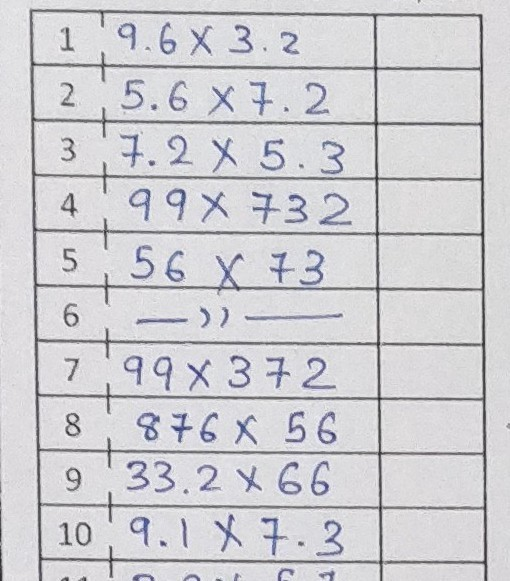
#> input picture ocr1.jpeg, 510 x 581 px
$ jupyter execute --allow-errors Untitled1.ipynb   (older library calls are emulated)
#> lines starting #> are read from the running program, lines starting #| are printed output that depends on the picture; after the words box and inside, x2 and y2 are one past the last pixel; in counts of white or black regions, pixels touching at a corner belong together
[cell 1]
import cv2
import numpy as np

[cell 2]
# Read the image
img = cv2.imread('ocr1.jpeg', 0)
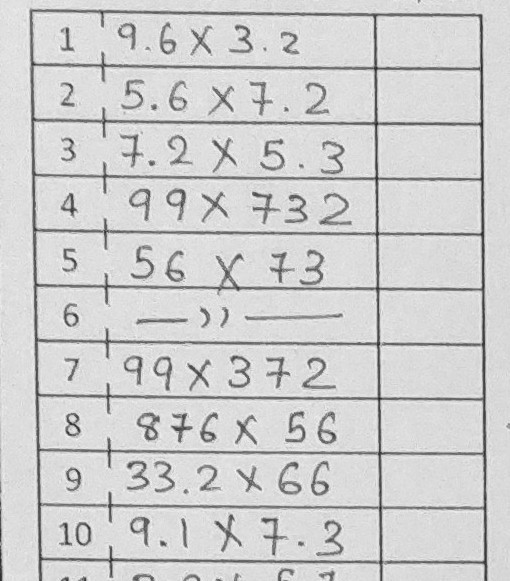
#> img: shape (581, 510); min 28, max 253, mean 207.1

# Thresholding the image
(thresh, img_bin) = cv2.threshold(img, 128, 255,cv2.THRESH_BINARY|cv2.THRESH_OTSU)
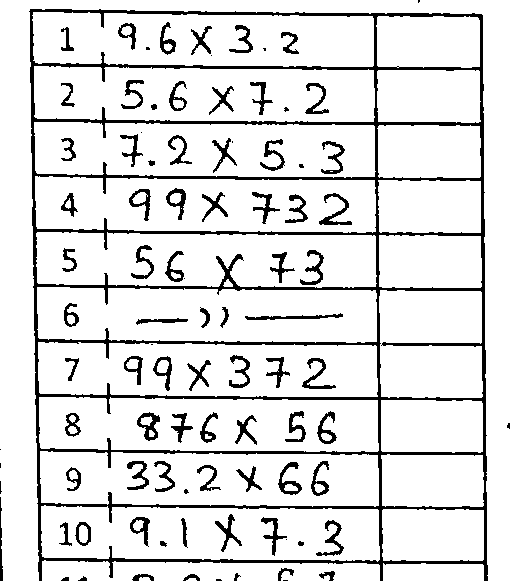
#> img_bin: shape (581, 510); 88.2% white; 94 black regions (18 under 20 px), largest, box (x1, y1, x2, y2) and area: (29, 9, 488, 581) 20924, (319, 193, 352, 225) 315, (245, 313, 343, 320) 295
#> thresh = 170
# Invert the image
img_bin = 255-img_bin
cv2.imwrite("Image_bin.jpg",img_bin)
#> Out = True

[cell 3]
import matplotlib.pyplot as plt

[cell 4]
# Defining a kernel length
kernel_length = np.array(img).shape[1]//80
#> kernel_length = 6

# A verticle kernel of (1 X kernel_length), which will detect all the verticle lines from the image.
verticle_kernel = cv2.getStructuringElement(cv2.MORPH_RECT, (1, kernel_length))
#> verticle_kernel = [1, 1, 1, 1, 1, 1]
# A horizontal kernel of (kernel_length X 1), which will help to detect all the horizontal line from the image.
hori_kernel = cv2.getStructuringElement(cv2.MORPH_RECT, (kernel_length, 1))
#> hori_kernel = [[1, 1, 1, 1, 1, 1]]
# A kernel of (3 X 3) ones.
kernel = cv2.getStructuringElement(cv2.MORPH_RECT, (3, 3))

[cell 5]
# Morphological operation to detect vertical lines from an image
img_temp1 = cv2.erode(img_bin, verticle_kernel, iterations=3)
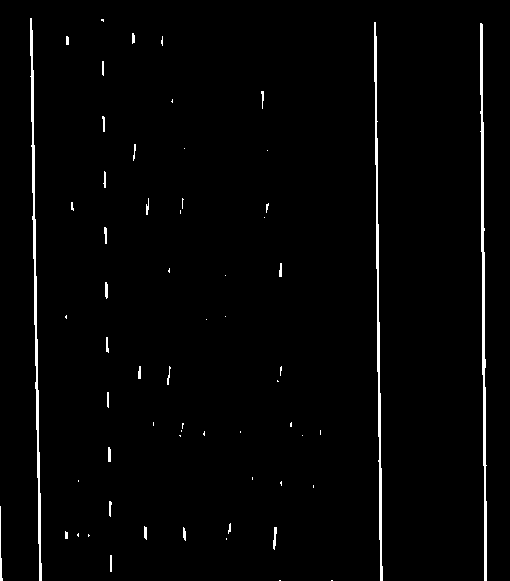
#> img_temp1: shape (581, 510); 1.9% white; 62 white regions (35 under 20 px), largest, box (x1, y1, x2, y2) and area: (480, 23, 487, 581) 1616, (30, 18, 42, 581) 1517, (374, 22, 383, 581) 1420
verticle_lines_img = cv2.dilate(img_temp1, verticle_kernel, iterations=3)
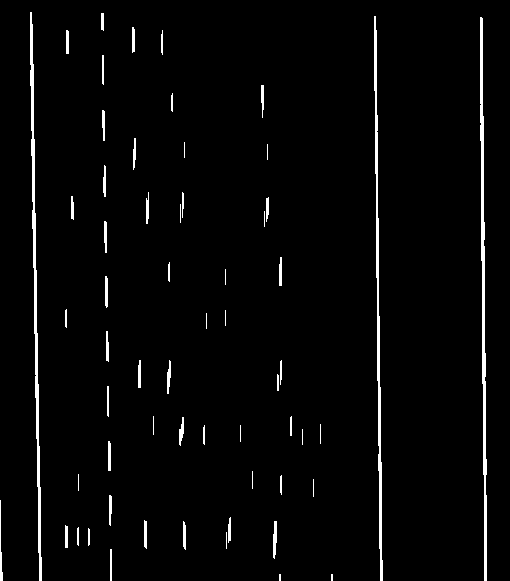
#> verticle_lines_img: shape (581, 510); 2.7% white; 60 white regions (16 under 20 px), largest, box (x1, y1, x2, y2) and area: (480, 17, 487, 581) 1769, (30, 12, 42, 581) 1730, (374, 16, 383, 581) 1558
cv2.imwrite("verticle_lines.jpg",verticle_lines_img)
# Morphological operation to detect horizontal lines from an image
img_temp2 = cv2.erode(img_bin, hori_kernel, iterations=3)
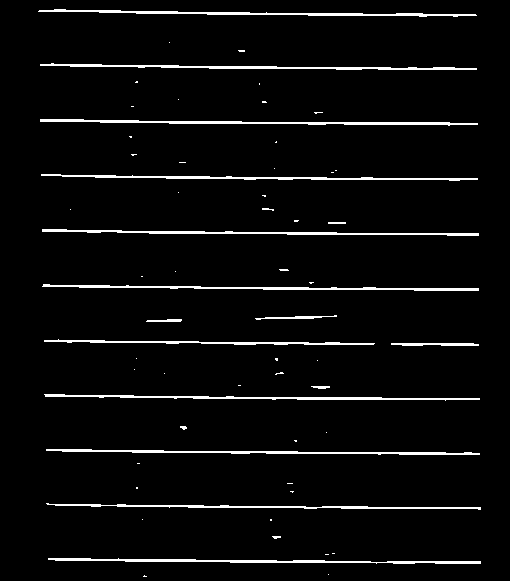
#> img_temp2: shape (581, 510); 4.1% white; 61 white regions (42 under 20 px), largest, box (x1, y1, x2, y2) and area: (40, 119, 478, 126) 1158, (48, 558, 481, 564) 1106, (38, 9, 477, 17) 1091
horizontal_lines_img = cv2.dilate(img_temp2, hori_kernel, iterations=3)
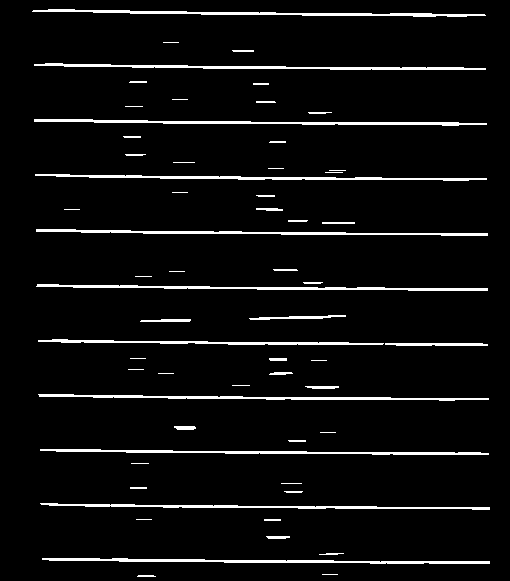
#> horizontal_lines_img: shape (581, 510); 5.1% white; 60 white regions (19 under 20 px), largest, box (x1, y1, x2, y2) and area: (34, 119, 487, 126) 1278, (42, 558, 490, 564) 1271, (32, 9, 486, 17) 1256
cv2.imwrite("horizontal_lines.jpg",horizontal_lines_img)
#> Out = True

[cell 6]
# Weighting parameters, this will decide the quantity of an image to be added to make a new image.
alpha = 0.5
beta = 1.0 - alpha
# This function helps to add two image with specific weight parameter to get a third image as summation of two image.
img_final_bin = cv2.addWeighted(verticle_lines_img, alpha, horizontal_lines_img, beta, 0.0)
img_final_bin = cv2.erode(~img_final_bin, kernel, iterations=2)
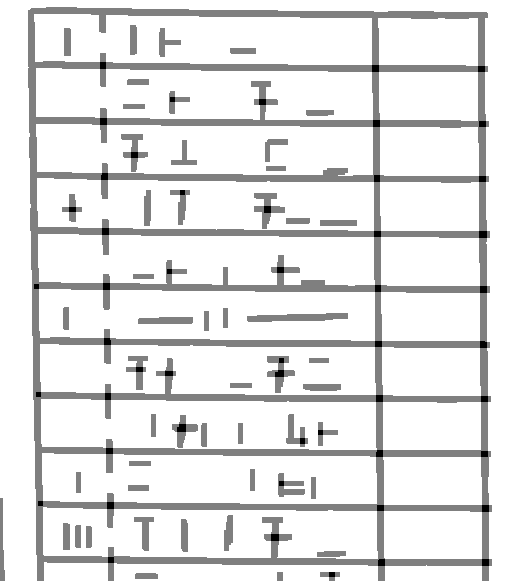
#> img_final_bin: shape (581, 510); min 0, max 255, mean 228.3
(thresh, img_final_bin) = cv2.threshold(img_final_bin, 128,255, cv2.THRESH_BINARY | cv2.THRESH_OTSU)
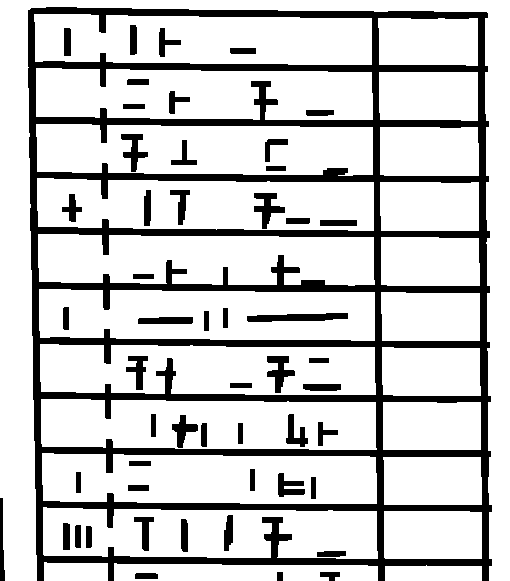
#> img_final_bin: shape (581, 510); 79.9% white; 53 black regions
#> thresh = 127
cv2.imwrite("img_final_bin.jpg",img_final_bin)
#> Out = True

[cell 7]
def sort_contours(cnts, method="left-to-right"):
	# initialize the reverse flag and sort index
	reverse = False
	i = 0

	# handle if we need to sort in reverse
	if method == "right-to-left" or method == "bottom-to-top":
		reverse = True

	# handle if we are sorting against the y-coordinate rather than
	# the x-coordinate of the bounding box
	if method == "top-to-bottom" or method == "bottom-to-top":
		i = 1

	# construct the list of bounding boxes and sort them from top to
	# bottom
	boundingBoxes = [cv2.boundingRect(c) for c in cnts]
	(cnts, boundingBoxes) = zip(*sorted(zip(cnts, boundingBoxes),
		key=lambda b:b[1][i], reverse=reverse))

	# return the list of sorted contours and bounding boxes
	return (cnts, boundingBoxes)

[cell 8]
# Find contours for image, which will detect all the boxes
im2, contours, hierarchy = cv2.findContours(img_final_bin, cv2.RETR_TREE, cv2.CHAIN_APPROX_SIMPLE)
#> contours = 73 contours; largest, box (x1, y1, x2, y2) and area: (0, 0, 510, 581) 34268, (39, 289, 375, 341) 15648, (37, 178, 374, 231) 15632, (36, 124, 373, 176) 15494, (41, 399, 377, 450) 15434
# Sort all the contours by top to bottom.
(contours, boundingBoxes) = sort_contours(contours, method="top-to-bottom")
#> in sort_contours, `boundingBoxes = [cv2.boundingRect(c) for c in cnts]`: boundingBoxes = 73 items, first 6: (385, 565, 97, 16), (114, 563, 264, 18), (134, 572, 25, 8), (44, 562, 64, 19), (384, 511, 98, 48), (43, 507, 335, 52)
#> in sort_contours, `(cnts, boundingBoxes) = zip(*sorted(zip(cnts, boundingBoxes), key=lamb..`: cnts has the same summary as contours outside sort_contours; boundingBoxes = 73 items, first 6: (0, 0, 510, 581), (34, 14, 338, 51), (378, 18, 100, 48), (129, 24, 9, 32), (158, 27, 24, 31), (63, 27, 9, 30)

[cell 9]
idx = 0
#> (the rest of this cell did not finish here and is left out)

[cell 10]
import cv2
import numpy as npThank
def box_extraction(img_for_box_extraction_path, cropped_dir_path):
#> called with img_for_box_extraction_path = 'ocr2.png', cropped_dir_path = ''
    img = cv2.imread(img_for_box_extraction_path, 0)  # Read the image
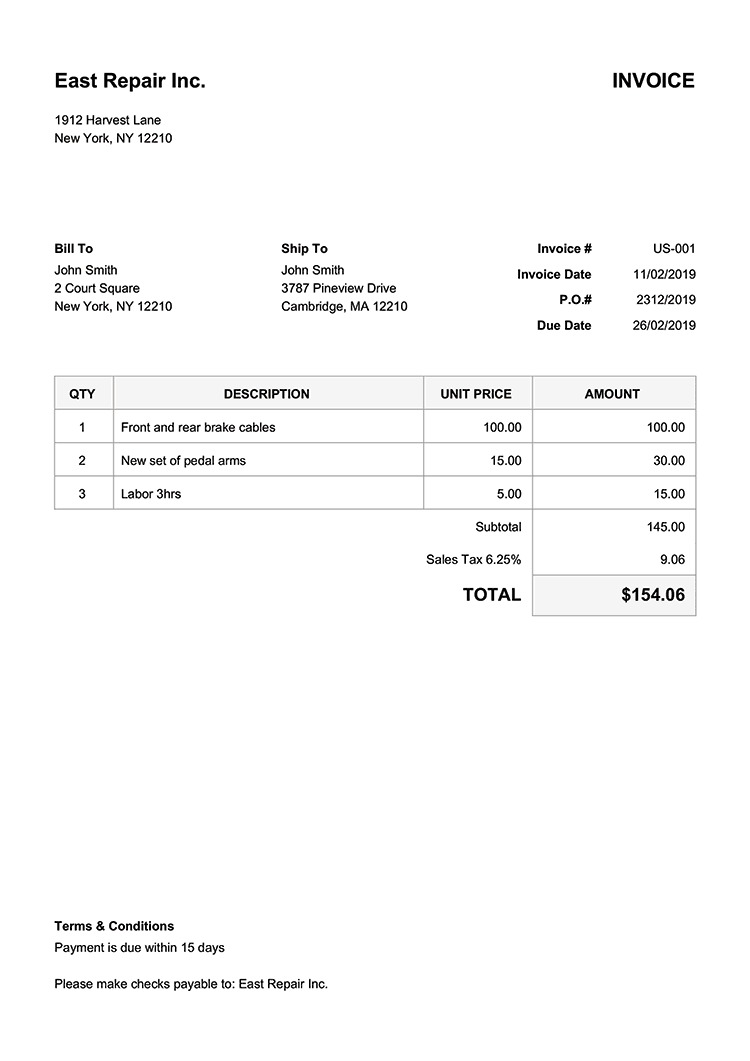
#> input picture ocr2.png, 750 x 1061 px
#> img: shape (1061, 750); min 0, max 255, mean 250.1
    (thresh, img_bin) = cv2.threshold(img, 128, 255,
                                          cv2.THRESH_BINARY | cv2.THRESH_OTSU)  # Thresholding the image
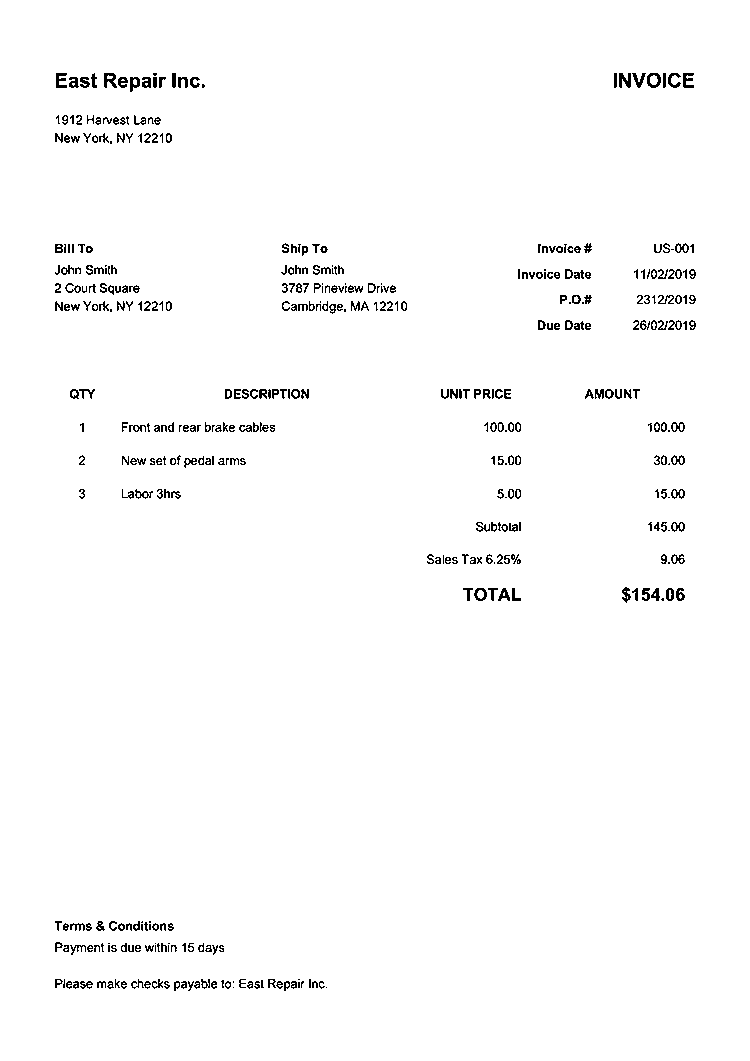
#> img_bin: shape (1061, 750); 98.3% white; black in thin lines or dots, all inside (x1, y1, x2, y2) = (55, 73, 696, 991)
#> thresh = 129
    img_bin = 255-img_bin  # Invert the image
    cv2.imwrite("Image_bin.jpg",img_bin)

    # Defining a kernel length
    kernel_length = np.array(img).shape[1]//40
#> kernel_length = 18

    # A verticle kernel of (1 X kernel_length), which will detect all the verticle lines from the image.
    verticle_kernel = cv2.getStructuringElement(cv2.MORPH_RECT, (1, kernel_length))
#> verticle_kernel = 18 values from 1 to 1
    # A horizontal kernel of (kernel_length X 1), which will help to detect all the horizontal line from the image.
    hori_kernel = cv2.getStructuringElement(cv2.MORPH_RECT, (kernel_length, 1))
    # A kernel of (3 X 3) ones.
    kernel = cv2.getStructuringElement(cv2.MORPH_RECT, (3, 3))
# Morphological operation to detect verticle lines from an image
    img_temp1 = cv2.erode(img_bin, verticle_kernel, iterations=3)
#> img_temp1: shape (1061, 750); every value is 0
    verticle_lines_img = cv2.dilate(img_temp1, verticle_kernel, iterations=3)
    cv2.imwrite("verticle_lines.jpg",verticle_lines_img)
# Morphological operation to detect horizontal lines from an image
    img_temp2 = cv2.erode(img_bin, hori_kernel, iterations=3)
    horizontal_lines_img = cv2.dilate(img_temp2, hori_kernel, iterations=3)
    cv2.imwrite("horizontal_lines.jpg",horizontal_lines_img)
# Weighting parameters, this will decide the quantity of an image to be added to make a new image.
    alpha = 0.5
    beta = 1.0 - alpha
    # This function helps to add two image with specific weight parameter to get a third image as summation of two image.
    img_final_bin = cv2.addWeighted(verticle_lines_img, alpha, horizontal_lines_img, beta, 0.0)
    img_final_bin = cv2.erode(~img_final_bin, kernel, iterations=2)
#> img_final_bin: shape (1061, 750); every value is 255
    (thresh, img_final_bin) = cv2.threshold(img_final_bin, 128, 255, cv2.THRESH_BINARY | cv2.THRESH_OTSU)
#> thresh = 0
# For Debugging
    # Enable this line to see verticle and horizontal lines in the image which is used to find boxes
    cv2.imwrite("img_final_bin.jpg",img_final_bin)
    # Find contours for image, which will detect all the boxes
    im2, contours, hierarchy = cv2.findContours(
        img_final_bin, cv2.RETR_TREE, cv2.CHAIN_APPROX_SIMPLE)
#> contours = [[[0, 0], [0, 1060], [749, 1060], [749, 0]]]
    # Sort all the contours by top to bottom.
    (contours, boundingBoxes) = sort_contours(contours, method="top-to-bottom")
#> contours = ([[0, 0], [0, 1060], [749, 1060], [749, 0]],); boundingBoxes = ((0, 0, 750, 1061),)
    idx = 0
    for c in contours:
        print(" Returns the location and width,height for every contour")
        x, y, w, h = cv2.boundingRect(c)
# If the box height is greater then 20, widht is >80, then only save it as a box in "cropped/" folder.
#         if (w > 80 and h > 20) and w > 3*h:
        print("Fffff")
        idx += 1
        new_img = img[y:y+h, x:x+w]
        plt.imshow(new_img)
        cv2.imwrite(str(idx) + '.jpeg', new_img)
#> this loop made 1 pass
#> (c, x, y, w, h, idx) on pass 1: ([[0, 0], [0, 1060], [749, 1060], [749, 0]], 0, 0, 750, 1061, 1)
#|  Returns the location and width,height for every contour
#| Fffff
#> after the loop, idx = 1
